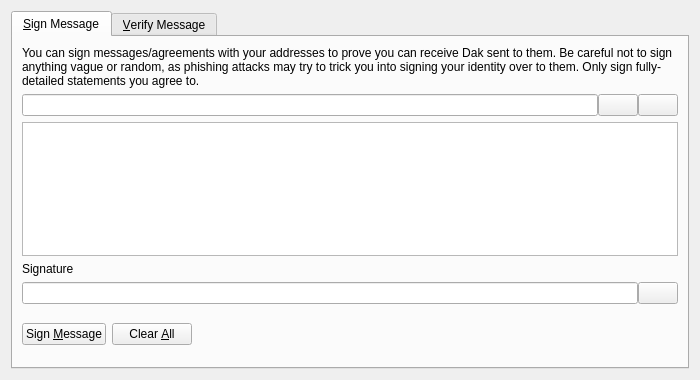
<?xml version="1.0" encoding="UTF-8"?>
<ui version="4.0">
 <class>SignVerifyMessageDialog</class>
 <widget class="QDialog" name="SignVerifyMessageDialog">
  <property name="geometry">
   <rect>
    <x>0</x>
    <y>0</y>
    <width>700</width>
    <height>380</height>
   </rect>
  </property>
  <property name="windowTitle">
   <string>Signatures - Sign / Verify a Message</string>
  </property>
  <property name="modal">
   <bool>true</bool>
  </property>
  <layout class="QVBoxLayout" name="verticalLayout">
   <item>
    <widget class="QTabWidget" name="tabWidget">
     <property name="currentIndex">
      <number>0</number>
     </property>
     <widget class="QWidget" name="tabSignMessage">
      <attribute name="title">
       <string>&amp;Sign Message</string>
      </attribute>
      <layout class="QVBoxLayout" name="verticalLayout_SM">
       <item>
        <widget class="QLabel" name="infoLabel_SM">
         <property name="text">
          <string>You can sign messages/agreements with your addresses to prove you can receive Dak sent to them. Be careful not to sign anything vague or random, as phishing attacks may try to trick you into signing your identity over to them. Only sign fully-detailed statements you agree to.</string>
         </property>
         <property name="textFormat">
          <enum>Qt::PlainText</enum>
         </property>
         <property name="wordWrap">
          <bool>true</bool>
         </property>
        </widget>
       </item>
       <item>
        <layout class="QHBoxLayout" name="horizontalLayout_1_SM">
         <property name="spacing">
          <number>0</number>
         </property>
         <item>
          <widget class="QValidatedLineEdit" name="addressIn_SM">
           <property name="toolTip">
            <string>The Dak address to sign the message with</string>
           </property>
          </widget>
         </item>
         <item>
          <widget class="QPushButton" name="addressBookButton_SM">
           <property name="toolTip">
            <string>Choose previously used address</string>
           </property>
           <property name="text">
            <string/>
           </property>
           <property name="shortcut">
            <string>Alt+A</string>
           </property>
           <property name="autoDefault">
            <bool>false</bool>
           </property>
          </widget>
         </item>
         <item>
          <widget class="QPushButton" name="pasteButton_SM">
           <property name="toolTip">
            <string>Paste address from clipboard</string>
           </property>
           <property name="text">
            <string/>
           </property>
           <property name="shortcut">
            <string>Alt+P</string>
           </property>
           <property name="autoDefault">
            <bool>false</bool>
           </property>
          </widget>
         </item>
        </layout>
       </item>
       <item>
        <widget class="QPlainTextEdit" name="messageIn_SM">
         <property name="toolTip">
          <string>Enter the message you want to sign here</string>
         </property>
        </widget>
       </item>
       <item>
        <widget class="QLabel" name="signatureLabel_SM">
         <property name="text">
          <string>Signature</string>
         </property>
         <property name="textFormat">
          <enum>Qt::PlainText</enum>
         </property>
        </widget>
       </item>
       <item>
        <layout class="QHBoxLayout" name="horizontalLayout_2_SM">
         <property name="spacing">
          <number>0</number>
         </property>
         <item>
          <widget class="QLineEdit" name="signatureOut_SM">
           <property name="font">
            <font>
             <italic>true</italic>
            </font>
           </property>
           <property name="readOnly">
            <bool>true</bool>
           </property>
          </widget>
         </item>
         <item>
          <widget class="QPushButton" name="copySignatureButton_SM">
           <property name="toolTip">
            <string>Copy the current signature to the system clipboard</string>
           </property>
           <property name="text">
            <string/>
           </property>
           <property name="autoDefault">
            <bool>false</bool>
           </property>
          </widget>
         </item>
        </layout>
       </item>
       <item>
        <layout class="QHBoxLayout" name="horizontalLayout_3_SM">
         <item>
          <widget class="QPushButton" name="signMessageButton_SM">
           <property name="toolTip">
            <string>Sign the message to prove you own this Dak address</string>
           </property>
           <property name="text">
            <string>Sign &amp;Message</string>
           </property>
           <property name="autoDefault">
            <bool>false</bool>
           </property>
          </widget>
         </item>
         <item>
          <widget class="QPushButton" name="clearButton_SM">
           <property name="toolTip">
            <string>Reset all sign message fields</string>
           </property>
           <property name="text">
            <string>Clear &amp;All</string>
           </property>
           <property name="autoDefault">
            <bool>false</bool>
           </property>
          </widget>
         </item>
         <item>
          <spacer name="horizontalSpacer_1_SM">
           <property name="orientation">
            <enum>Qt::Horizontal</enum>
           </property>
           <property name="sizeHint" stdset="0">
            <size>
             <width>40</width>
             <height>48</height>
            </size>
           </property>
          </spacer>
         </item>
         <item>
          <widget class="QLabel" name="statusLabel_SM">
           <property name="font">
            <font>
             <weight>75</weight>
             <bold>true</bold>
            </font>
           </property>
           <property name="text">
            <string/>
           </property>
           <property name="wordWrap">
            <bool>true</bool>
           </property>
          </widget>
         </item>
         <item>
          <spacer name="horizontalSpacer_2_SM">
           <property name="orientation">
            <enum>Qt::Horizontal</enum>
           </property>
           <property name="sizeHint" stdset="0">
            <size>
             <width>40</width>
             <height>48</height>
            </size>
           </property>
          </spacer>
         </item>
        </layout>
       </item>
      </layout>
     </widget>
     <widget class="QWidget" name="tabVerifyMessage">
      <attribute name="title">
       <string>&amp;Verify Message</string>
      </attribute>
      <layout class="QVBoxLayout" name="verticalLayout_VM">
       <item>
        <widget class="QLabel" name="infoLabel_VM">
         <property name="text">
          <string>Enter the receiver's address, message (ensure you copy line breaks, spaces, tabs, etc. exactly) and signature below to verify the message. Be careful not to read more into the signature than what is in the signed message itself, to avoid being tricked by a man-in-the-middle attack. Note that this only proves the signing party receives with the address, it cannot prove sendership of any transaction!</string>
         </property>
         <property name="textFormat">
          <enum>Qt::PlainText</enum>
         </property>
         <property name="alignment">
          <set>Qt::AlignLeading|Qt::AlignLeft|Qt::AlignTop</set>
         </property>
         <property name="wordWrap">
          <bool>true</bool>
         </property>
        </widget>
       </item>
       <item>
        <layout class="QHBoxLayout" name="horizontalLayout_1_VM">
         <property name="spacing">
          <number>0</number>
         </property>
         <item>
          <widget class="QValidatedLineEdit" name="addressIn_VM">
           <property name="toolTip">
            <string>The Dak address the message was signed with</string>
           </property>
          </widget>
         </item>
         <item>
          <widget class="QPushButton" name="addressBookButton_VM">
           <property name="toolTip">
            <string>Choose previously used address</string>
           </property>
           <property name="text">
            <string/>
           </property>
           <property name="shortcut">
            <string>Alt+A</string>
           </property>
           <property name="autoDefault">
            <bool>false</bool>
           </property>
          </widget>
         </item>
        </layout>
       </item>
       <item>
        <widget class="QPlainTextEdit" name="messageIn_VM"/>
       </item>
       <item>
        <widget class="QValidatedLineEdit" name="signatureIn_VM"/>
       </item>
       <item>
        <layout class="QHBoxLayout" name="horizontalLayout_2_VM">
         <item>
          <widget class="QPushButton" name="verifyMessageButton_VM">
           <property name="toolTip">
            <string>Verify the message to ensure it was signed with the specified Dak address</string>
           </property>
           <property name="text">
            <string>Verify &amp;Message</string>
           </property>
           <property name="autoDefault">
            <bool>false</bool>
           </property>
          </widget>
         </item>
         <item>
          <widget class="QPushButton" name="clearButton_VM">
           <property name="toolTip">
            <string>Reset all verify message fields</string>
           </property>
           <property name="text">
            <string>Clear &amp;All</string>
           </property>
           <property name="autoDefault">
            <bool>false</bool>
           </property>
          </widget>
         </item>
         <item>
          <spacer name="horizontalSpacer_1_VM">
           <property name="orientation">
            <enum>Qt::Horizontal</enum>
           </property>
           <property name="sizeHint" stdset="0">
            <size>
             <width>40</width>
             <height>48</height>
            </size>
           </property>
          </spacer>
         </item>
         <item>
          <widget class="QLabel" name="statusLabel_VM">
           <property name="font">
            <font>
             <weight>75</weight>
             <bold>true</bold>
            </font>
           </property>
           <property name="text">
            <string/>
           </property>
           <property name="wordWrap">
            <bool>true</bool>
           </property>
          </widget>
         </item>
         <item>
          <spacer name="horizontalSpacer_2_VM">
           <property name="orientation">
            <enum>Qt::Horizontal</enum>
           </property>
           <property name="sizeHint" stdset="0">
            <size>
             <width>40</width>
             <height>48</height>
            </size>
           </property>
          </spacer>
         </item>
        </layout>
       </item>
      </layout>
     </widget>
    </widget>
   </item>
  </layout>
 </widget>
 <customwidgets>
  <customwidget>
   <class>QValidatedLineEdit</class>
   <extends>QLineEdit</extends>
   <header>qvalidatedlineedit.h</header>
  </customwidget>
 </customwidgets>
 <resources>
  <include location="../dak.qrc"/>
 </resources>
 <connections/>
</ui>
